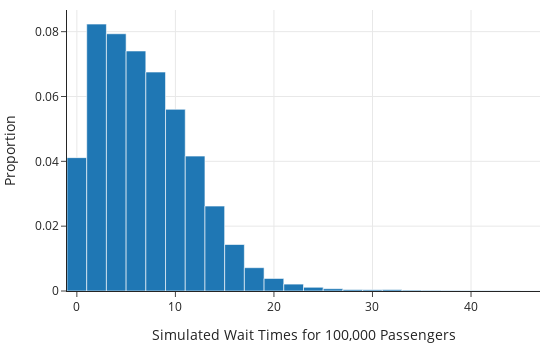

The notebook cell this image was saved under:
### Markdown cell above
We make a histogram of these waiting times.

### Code cell
fig = px.histogram(x=sim_wait_times, nbins=40,
                   histnorm='probability density',
                   width=550, height=350)


fig.update_xaxes(title="Simulated Wait Times for 100,000 Passengers")
fig.update_yaxes(title="Proportion")
fig.show()

### Figure 1 — Plotly figure (JSON) as saved in the notebook; plotly's stock layout.template omitted (floating-point values rounded to 4 significant figures; data arrays with more than 128 entries replaced by an {"elided": "..."} marker saying what was removed)
{"data": [{"alignmentgroup": "True", "bingroup": "x", "histnorm": "probability density", "hovertemplate": "x=%{x}<br>probability density=%{y}<extra></extra>", "legendgroup": "", "marker": {"color": "#1F77B4", "pattern": {"shape": ""}}, "name": "", "nbinsx": 40, "offsetgroup": "", "orientation": "v", "showlegend": false, "type": "histogram", "x": {"elided": "100000 float values"}, "xaxis": "x", "yaxis": "y"}], "layout": {"barmode": "relative", "height": 350, "legend": {"tracegroupgap": 0}, "width": 550, "xaxis": {"anchor": "y", "autorange": true, "domain": [0, 1], "range": [-1, 47], "title": {"text": "Simulated Wait Times for 100,000 Passengers"}, "type": "linear"}, "yaxis": {"anchor": "x", "autorange": true, "domain": [0, 1], "range": [0, 0.08668], "title": {"text": "Proportion"}}}}
